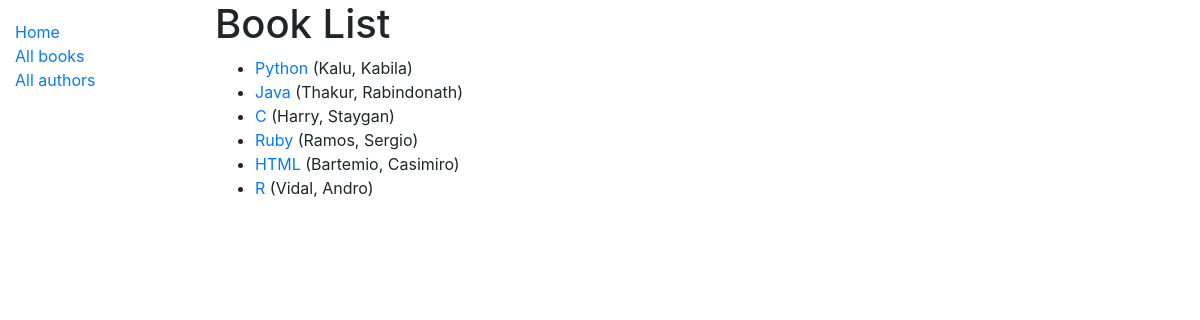
/catalog/books/, run on the app's committed database.
### catalog/models.py (models this page shows, shortened)
class Book(models.Model):
    title = models.CharField(max_length = 200)
    author = models.ForeignKey('Author', on_delete = models.SET_NULL, null = True)
    summary = models.CharField(max_length = 1000, help_text = 'Enter a brief description of the book')
    isbn = models.CharField('ISBN', max_length=13, help_text = '13 Character <a href="https://www.isbn-international.org/content/what-isbn"> ISBN Number </a>')
    genre = models.ManyToManyField('Genre', help_text = 'Select a genre for this book')
    def get_absolute_url(self):
        return reverse('book-detail', args=[str(self.id)])

class Author(models.Model):
    first_name = models.CharField(max_length=100)
    last_name = models.CharField(max_length=100)
    date_of_birth = models.DateField(null=True, blank =True)
    date_of_death = models.DateField('Died',null = True, blank = True)
    class Meta:
        ordering = ['last_name', 'first_name']
    def __str__(self):
        return f'{self.last_name}, {self.first_name}'

### catalog/views.py (the view)
# urls.py: path('books/', views.BookListView.as_view(), name='books'),
class BookListView(generic.ListView):
    model = Book
    paginate_by = 10

### catalog/templates/catalog/book_list.html
{% extends "base_generic.html" %}
{% block content %}
  <h1>Book List</h1>
  {% if book_list %}
  <ul>
    {% for book in book_list %}
      <li>
        <a href="{{ book.get_absolute_url }}">{{ book.title }}</a> ({{book.author}})
      </li>
    {% endfor %}
  </ul>
  {% else %}
    <p>There are no books in the library.</p>
  {% endif %}
{% endblock %}

### catalog/templates/base_generic.html (shortened to what this page needs)
<!DOCTYPE html>
<html lang="en">
<head>
  <link rel="stylesheet" href="https://stackpath.bootstrapcdn.com/bootstrap/4.1.3/css/bootstrap.min.css">
  {% load static %}
  <link rel="stylesheet" href="{% static 'css/styles.css' %}">
</head>
<body>
  <div class="container-fluid">
    <div class="row">
      <div class="col-sm-2">
      {% block sidebar %}
        <ul class="sidebar-nav">
          <li><a href="{% url 'index' %}">Home</a></li>
          <li><a href="{% url 'books' %}">All books</a></li>
          <li><a href="">All authors</a></li>
        </ul>
     {% endblock %}
      </div>
      <div class="col-sm-10 ">{% block content %}{% endblock %}</div>
    </div>
  </div>
</body>
</html>

### catalog/static/css/styles.css (style rules this page uses)
.sidebar-nav { margin-top: 20px; padding: 0; list-style: none; }

### data on the page
Book: title "Python", author "Kalu, Kabila"
Book: title "Java", author "Thakur, Rabindonath"
Book: title "C", author "Harry, Staygan"
Book: title "Ruby", author "Ramos, Sergio"
Book: title "HTML", author "Bartemio, Casimiro"
Book: title "R", author "Vidal, Andro"
